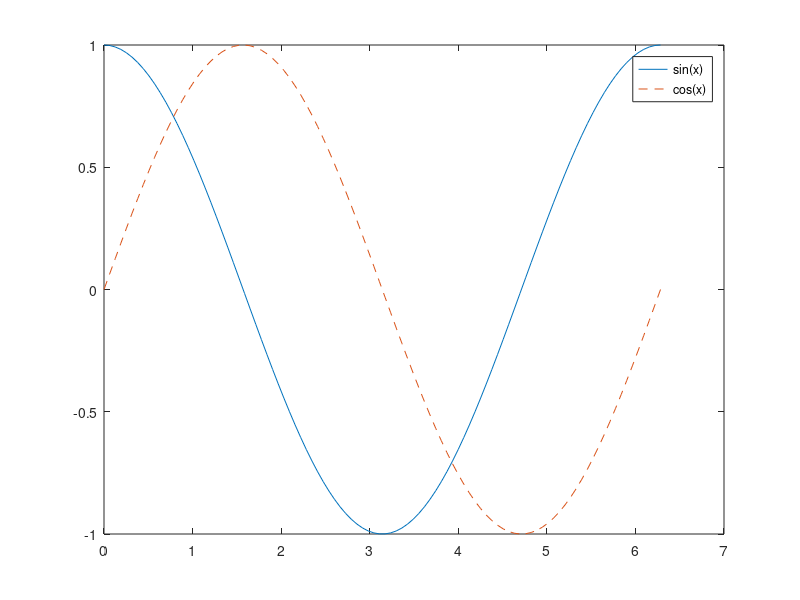

The MATLAB source for this figure:
close all;
clear all;
theta=linspace(0,2*pi,100);
x=cos(theta);
y=sin(theta);
title('use of legend')
plot(theta,x,theta,y,'--')
legend('sin(x)','cos(x)')